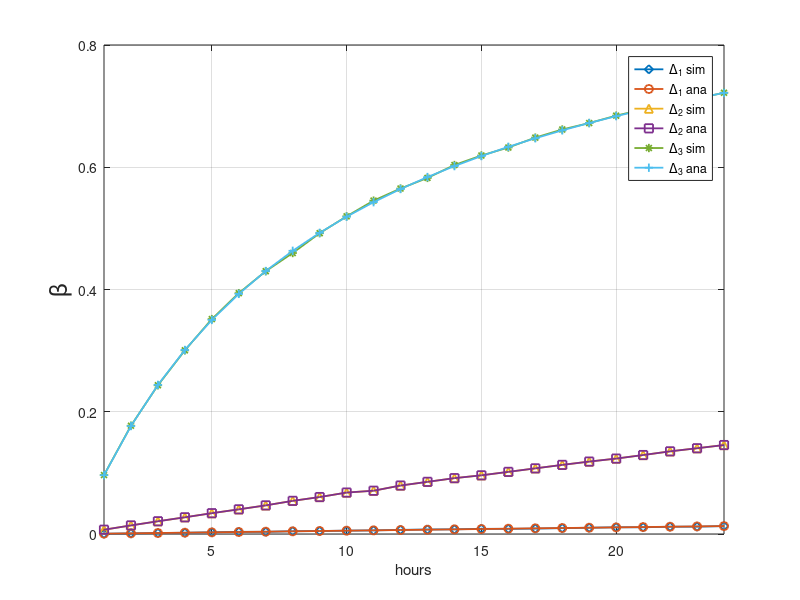

Source code (MATLAB):
%% Performance
%M = [2:20];
%M = [1:20];
M = 1:24;

bestcase_sim = [0.00042	0.00097	0.00159	0.00204	0.00275	0.00358	0.00356	0.00451	0.00485	0.00551	0.00588	0.00676	0.00741	0.00761	0.00848	0.00843	0.00886	0.00956	0.01026	0.01097	0.01099	0.01194	0.01201	0.01292];
bestcase_ana = [0.000529	0.001073	0.001618	0.002161	0.002709	0.003265	0.003796	0.004372	0.004897	0.005435	0.005968	0.006509	0.007052	0.007597	0.008145	0.008674	0.009294	0.009759	0.010291	0.010818	0.011357	0.011892	0.012426	0.012951];

normalcase_sim = [0.007	0.01405	0.02084	0.02733	0.03404	0.04035	0.04682	0.05422	0.06045	0.0678	0.0708	0.0793	0.08533	0.09138	0.09601	0.10165	0.10739	0.11307	0.11848	0.12338	0.12919	0.13522	0.1403	0.14553];
normalcase_ana = [0.007	0.01405	0.02084	0.02733	0.03404	0.04035	0.04682	0.05422	0.06045	0.0678	0.0708	0.0793	0.08533	0.09138	0.09601	0.10165	0.10739	0.11307	0.11848	0.12338	0.12919	0.13522	0.1403	0.14553];


worstcase_sim = [0.09641	0.17717	0.24333	0.30045	0.35161	0.39403	0.42993	0.45968	0.49212	0.51971	0.54538	0.56518	0.58253	0.60366	0.61923	0.63229	0.6485	0.66178	0.67229	0.68443	0.69477	0.70365	0.71235	0.72192];
worstcase_ana = [0.096204	0.176635	0.243936	0.301066	0.350171	0.392826	0.43022	0.463289	0.492715	0.519102	0.54286	0.564389	0.583985	0.601884	0.618313	0.633434	0.647413	0.66036	0.672382	0.683591	0.694056	0.703848	0.713039	0.721669];

i = i+1;
figure(i)
%plot(M,case_1,'-d')
%hold on
%plot(M,case_2,'-s')
%hold on
%plot(M,case_3,'-^')
%hold on

plot(M,bestcase_sim,'-d','LineWidth',1.3)
hold on
plot(M,bestcase_ana,'-o','LineWidth',1.3)
hold on
plot(M,normalcase_sim,'-^','LineWidth',1.3)
hold on
plot(M,normalcase_ana,'-s','LineWidth',1.3)
hold on
plot(M,worstcase_sim,'-*','LineWidth',1.3)
hold on
plot(M,worstcase_ana,'-+','LineWidth',1.3)
hold on
%plot(M,m5k5_sim,'-x')
%hold on
%plot(M,m5k5_ana,'-<')
%hold on

xlim([1,24]);

xlabel('hours')
ylabel('\beta', 'FontSize', 18)
%legend('\lambda_i=0.1\lambda_1','\lambda_i=0.5\lambda_1','\lambda_i=0.9\lambda_1')
legend('\Delta_1 sim','\Delta_1 ana','\Delta_2 sim','\Delta_2 ana','\Delta_3 sim','\Delta_3 ana')
grid on